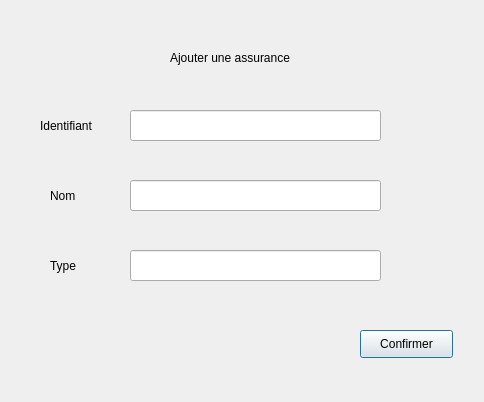
<?xml version="1.0" encoding="UTF-8"?>
<ui version="4.0">
 <class>Ajouter_Assrances</class>
 <widget class="QDialog" name="Ajouter_Assrances">
  <property name="geometry">
   <rect>
    <x>0</x>
    <y>0</y>
    <width>484</width>
    <height>402</height>
   </rect>
  </property>
  <property name="windowTitle">
   <string>Dialog</string>
  </property>
  <widget class="QLabel" name="label">
   <property name="geometry">
    <rect>
     <x>40</x>
     <y>110</y>
     <width>61</width>
     <height>31</height>
    </rect>
   </property>
   <property name="text">
    <string>Identifiant</string>
   </property>
  </widget>
  <widget class="QLabel" name="label_2">
   <property name="geometry">
    <rect>
     <x>50</x>
     <y>180</y>
     <width>31</width>
     <height>31</height>
    </rect>
   </property>
   <property name="text">
    <string>Nom</string>
   </property>
  </widget>
  <widget class="QLabel" name="label_3">
   <property name="geometry">
    <rect>
     <x>50</x>
     <y>250</y>
     <width>31</width>
     <height>31</height>
    </rect>
   </property>
   <property name="text">
    <string>Type</string>
   </property>
  </widget>
  <widget class="QPushButton" name="ajout_assurance_pb">
   <property name="geometry">
    <rect>
     <x>360</x>
     <y>330</y>
     <width>93</width>
     <height>28</height>
    </rect>
   </property>
   <property name="text">
    <string>Confirmer</string>
   </property>
  </widget>
  <widget class="QLineEdit" name="ajout_id_assurance">
   <property name="geometry">
    <rect>
     <x>130</x>
     <y>110</y>
     <width>251</width>
     <height>31</height>
    </rect>
   </property>
  </widget>
  <widget class="QLineEdit" name="ajout_nom_assurance">
   <property name="geometry">
    <rect>
     <x>130</x>
     <y>180</y>
     <width>251</width>
     <height>31</height>
    </rect>
   </property>
  </widget>
  <widget class="QLineEdit" name="ajout_type_assurance">
   <property name="geometry">
    <rect>
     <x>130</x>
     <y>250</y>
     <width>251</width>
     <height>31</height>
    </rect>
   </property>
  </widget>
  <widget class="QLabel" name="label_4">
   <property name="geometry">
    <rect>
     <x>170</x>
     <y>50</y>
     <width>141</width>
     <height>16</height>
    </rect>
   </property>
   <property name="text">
    <string>Ajouter une assurance</string>
   </property>
  </widget>
 </widget>
 <resources/>
 <connections/>
</ui>
